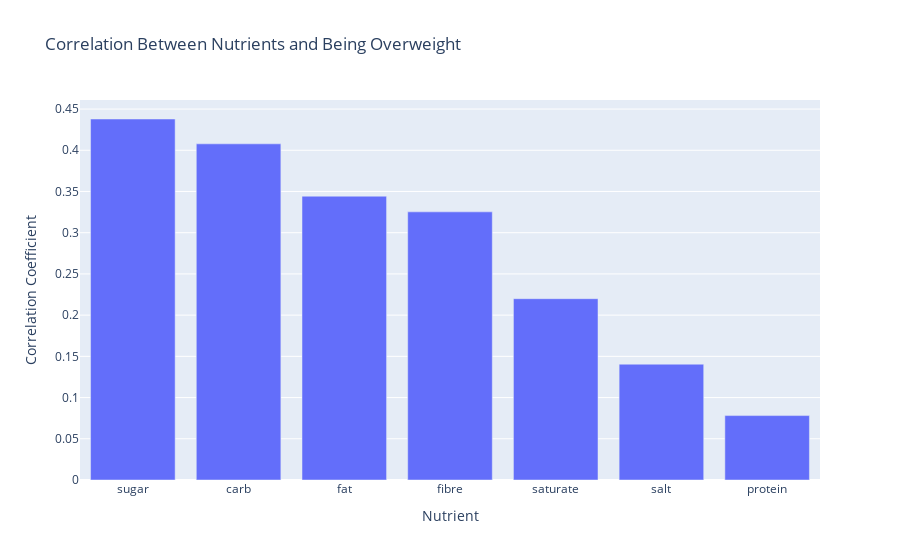

Here is the notebook cell this chart was saved with:
### Code cell
fig = px.bar(correlation_df, x='Nutrient', y='f_overweight', title='Correlation Between Nutrients and Being Overweight')
fig.update_layout(xaxis_title='Nutrient', yaxis_title='Correlation Coefficient', xaxis={'categoryorder':'total descending'})
fig.show()

### Figure 1 — Plotly figure (JSON) as saved in the notebook; plotly's stock layout.template omitted (floating-point values rounded to 4 significant figures)
{"data": [{"alignmentgroup": "True", "hovertemplate": "Nutrient=%{x}<br>f_overweight=%{y}<extra></extra>", "legendgroup": "", "marker": {"color": "#636efa", "pattern": {"shape": ""}}, "name": "", "offsetgroup": "", "orientation": "v", "showlegend": false, "textposition": "auto", "type": "bar", "x": ["fat", "sugar", "saturate", "protein", "carb", "salt", "fibre"], "xaxis": "x", "y": [0.3443, 0.4379, 0.22, 0.07814, 0.4078, 0.1405, 0.3253], "yaxis": "y"}], "layout": {"barmode": "relative", "legend": {"tracegroupgap": 0}, "title": {"text": "Correlation Between Nutrients and Being Overweight"}, "xaxis": {"anchor": "y", "categoryorder": "total descending", "domain": [0, 1], "title": {"text": "Nutrient"}}, "yaxis": {"anchor": "x", "domain": [0, 1], "title": {"text": "Correlation Coefficient"}}}}
